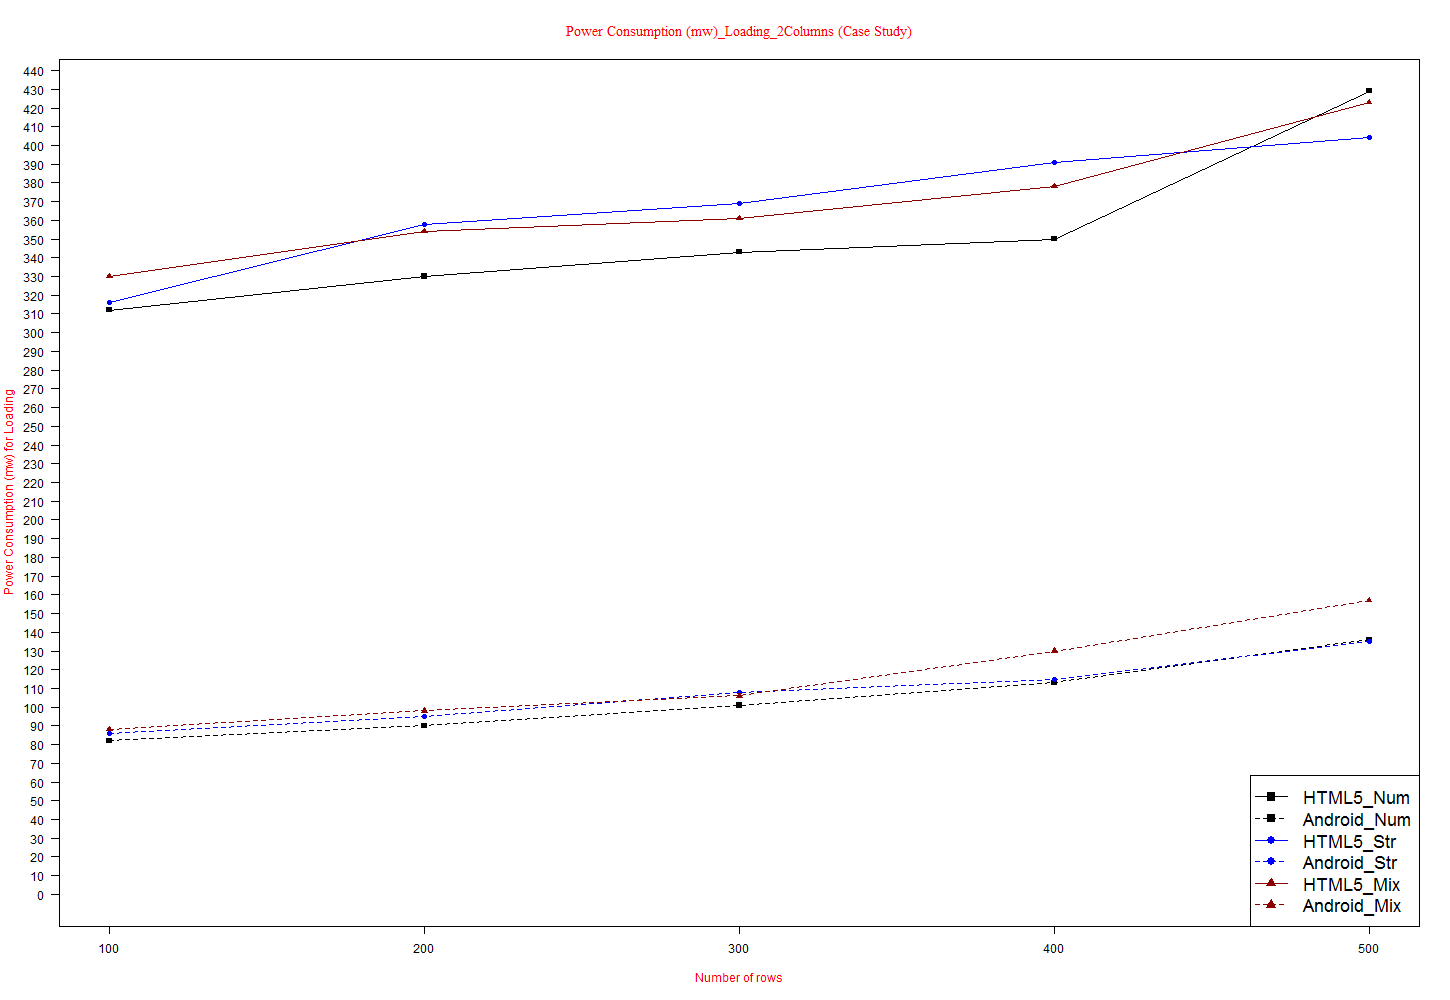

Generate this figure with R:
data <- read.table("(CS)PCloading2col.txt", header = TRUE)

max_y <- max(data)
plot_colors <- c("black", "blue", "red4")
png(filename="(CS)PCloading2col.png", height = 1000, width = 1450, bg = "white")
plot(data$HTML5_Num, type = "o", col = plot_colors[1], pch=15,  ylim=c(0,max_y), axes=FALSE, ann=FALSE)
axis(1, at=1:5, lab=c("100", "200", "300", "400", "500"))
axis(2, las=1, at=10*0:max_y, cex.axis = 1)

box()
lines(data$Android_Num, type="o", pch=15, lty=2, col=plot_colors[1])
lines(data$HTML5_Str, type="o", pch=16, lty=1,  col=plot_colors[2])
lines(data$Android_Str, type="o", pch=16, lty=2,  col=plot_colors[2])   
lines(data$HTML5_Mix, type="o", pch=17, lty=1, col=plot_colors[3])
lines(data$Android_Mix, type="o", pch=17, lty=2,   col=plot_colors[3])

title(main="Power Consumption (mw)_Loading_2Columns (Case Study)", col.main="red", font.main=6)
title(xlab= "Number of rows", col.lab="red")
title(ylab= "Power Consumption (mw) for Loading", col.lab="red")
legend('bottomright', max_y, names(data), cex=1.5, col=c("black", "black","blue", "blue","red4","red4"), pch=c(15,15,16,16,17,17), lty=c(1,2,1,2,1,2));

dev.off()
